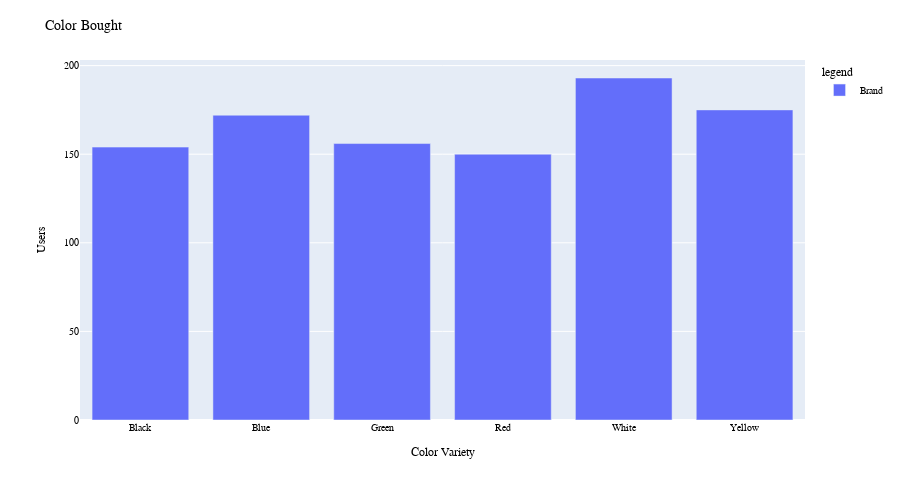

The notebook cell saved with this chart:
### Code cell
fig=px.bar(f4,height=500)
fig.update_layout(
   title="Color Bought",
   xaxis_title="Color Variety",
   yaxis_title="Users",
   legend_title="legend",
   font=dict(family="Times New Roman", size=10, color="black"))
fig

### Figure 1 — Plotly figure (JSON) as saved in the notebook; plotly's stock layout.template omitted (floating-point values rounded to 4 significant figures)
{"data": [{"alignmentgroup": "True", "hovertemplate": "variable=Brand<br>Color=%{x}<br>value=%{y}<extra></extra>", "legendgroup": "Brand", "marker": {"color": "#636efa", "pattern": {"shape": ""}}, "name": "Brand", "offsetgroup": "Brand", "orientation": "v", "showlegend": true, "textposition": "auto", "type": "bar", "x": ["Black", "Blue", "Green", "Red", "White", "Yellow"], "xaxis": "x", "y": [154, 172, 156, 150, 193, 175], "yaxis": "y"}], "layout": {"barmode": "relative", "font": {"color": "black", "family": "Times New Roman", "size": 10}, "height": 500, "legend": {"title": {"text": "legend"}, "tracegroupgap": 0}, "margin": {"t": 60}, "title": {"text": "Color Bought"}, "xaxis": {"anchor": "y", "domain": [0, 1], "title": {"text": "Color Variety"}}, "yaxis": {"anchor": "x", "domain": [0, 1], "title": {"text": "Users"}}}}
